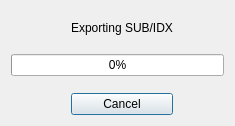
<?xml version="1.0" encoding="UTF-8"?>
<ui version="4.0">
 <class>ProgressDialog</class>
 <widget class="QDialog" name="ProgressDialog">
  <property name="geometry">
   <rect>
    <x>0</x>
    <y>0</y>
    <width>225</width>
    <height>140</height>
   </rect>
  </property>
  <property name="minimumSize">
   <size>
    <width>225</width>
    <height>140</height>
   </size>
  </property>
  <property name="windowTitle">
   <string>Loading</string>
  </property>
  <property name="modal">
   <bool>true</bool>
  </property>
  <layout class="QGridLayout" name="gridLayout">
   <property name="sizeConstraint">
    <enum>QLayout::SetFixedSize</enum>
   </property>
   <item row="4" column="0" colspan="3">
    <widget class="QProgressBar" name="progressBar">
     <property name="value">
      <number>0</number>
     </property>
     <property name="alignment">
      <set>Qt::AlignCenter</set>
     </property>
    </widget>
   </item>
   <item row="5" column="1">
    <spacer name="verticalSpacer_3">
     <property name="orientation">
      <enum>Qt::Vertical</enum>
     </property>
     <property name="sizeHint" stdset="0">
      <size>
       <width>86</width>
       <height>11</height>
      </size>
     </property>
    </spacer>
   </item>
   <item row="6" column="0">
    <spacer name="horizontalSpacer">
     <property name="orientation">
      <enum>Qt::Horizontal</enum>
     </property>
     <property name="sizeHint" stdset="0">
      <size>
       <width>54</width>
       <height>20</height>
      </size>
     </property>
    </spacer>
   </item>
   <item row="6" column="1">
    <widget class="QPushButton" name="cancelButton">
     <property name="text">
      <string>Cancel</string>
     </property>
     <property name="default">
      <bool>true</bool>
     </property>
    </widget>
   </item>
   <item row="6" column="2">
    <spacer name="horizontalSpacer_2">
     <property name="orientation">
      <enum>Qt::Horizontal</enum>
     </property>
     <property name="sizeHint" stdset="0">
      <size>
       <width>45</width>
       <height>20</height>
      </size>
     </property>
    </spacer>
   </item>
   <item row="1" column="1">
    <spacer name="verticalSpacer">
     <property name="orientation">
      <enum>Qt::Vertical</enum>
     </property>
     <property name="sizeHint" stdset="0">
      <size>
       <width>20</width>
       <height>10</height>
      </size>
     </property>
    </spacer>
   </item>
   <item row="2" column="1">
    <widget class="QLabel" name="label">
     <property name="font">
      <font>
       <family>Tahoma</family>
      </font>
     </property>
     <property name="text">
      <string>Exporting SUB/IDX</string>
     </property>
     <property name="alignment">
      <set>Qt::AlignCenter</set>
     </property>
    </widget>
   </item>
   <item row="3" column="1">
    <spacer name="verticalSpacer_2">
     <property name="orientation">
      <enum>Qt::Vertical</enum>
     </property>
     <property name="sizeHint" stdset="0">
      <size>
       <width>86</width>
       <height>13</height>
      </size>
     </property>
    </spacer>
   </item>
  </layout>
 </widget>
 <resources/>
 <connections/>
</ui>
